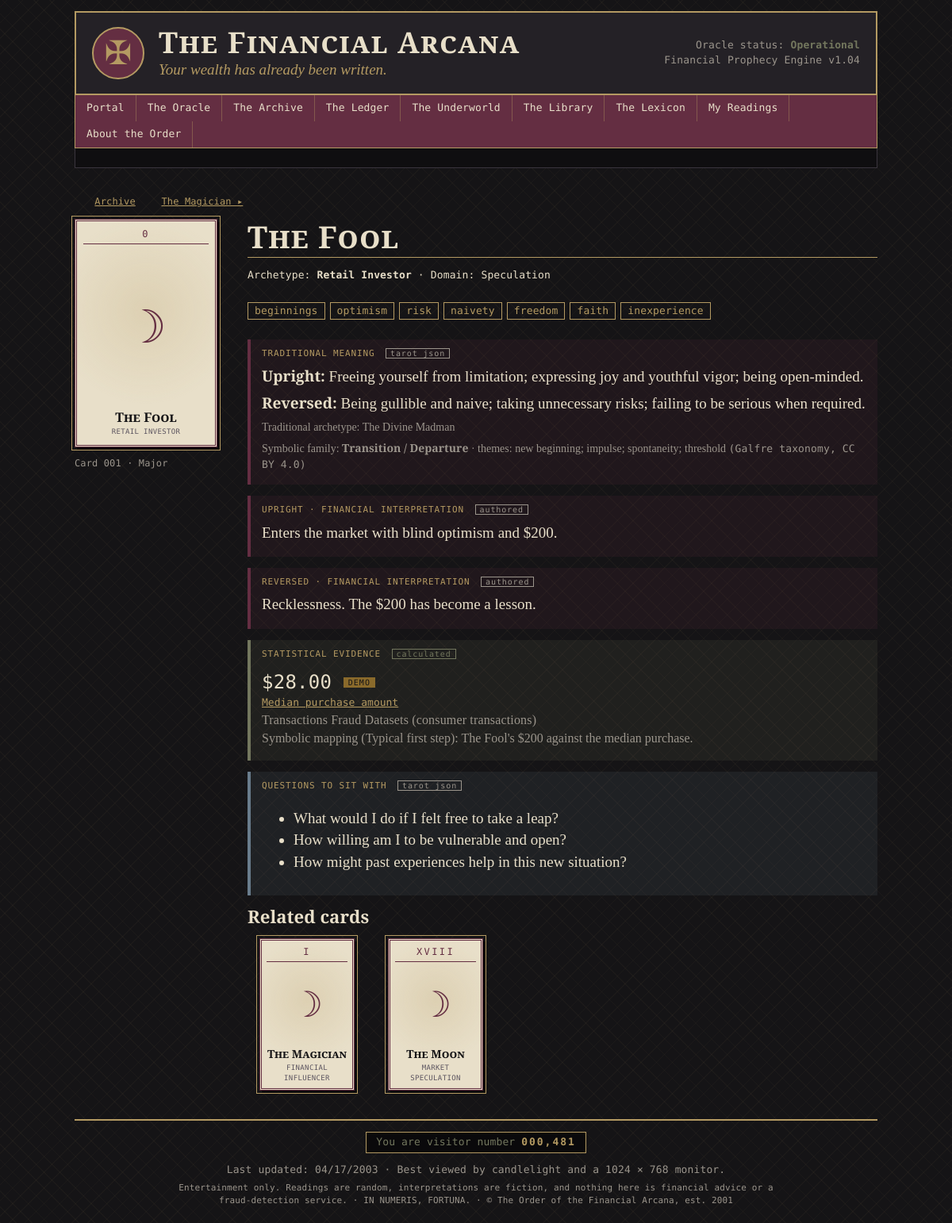
/card/1, run on the app's committed database.
### models.py (models this page shows)
class Card(db.Model):
    __tablename__ = "cards"
    card_id = db.Column(db.Integer, primary_key=True)
    name = db.Column(db.String(80), unique=True, nullable=False)
    arcana = db.Column(db.String(10), nullable=False)       # Major / Minor
    suit = db.Column(db.String(12))                          # NULL for Major
    number = db.Column(db.Integer, nullable=False)           # 0-21 major, 1-14 minor
    archetype = db.Column(db.String(120), nullable=False)
    traditional_meaning = db.Column(db.Text)
    upright_meaning = db.Column(db.Text)
    reversed_meaning = db.Column(db.Text)
    keywords = db.Column(db.Text)
    financial_domain = db.Column(db.String(60))
    image_path = db.Column(db.String(200))
    traditional_reversed = db.Column(db.Text)
    questions = db.Column(db.Text)                    # "questions to ask", one per line
    tarot_archetype = db.Column(db.String(120))
    symbolic_family = db.Column(db.String(80))
    symbolic_themes = db.Column(db.String(200))
    interpretations = db.relationship("Interpretation", back_populates="card",
                                      cascade="all, delete-orphan")
    metric_links = db.relationship("CardMetric", back_populates="card",
                                   cascade="all, delete-orphan")
    @property
    def code(self):
        return f"{self.card_id:03d}"
    @property
    def numeral(self):
        if self.arcana == "Major":
            return ROMAN[self.number]
        return RANK_LABELS.get(self.number, ROMAN[self.number])
    @property
    def symbol(self):
        return "☽" if self.arcana == "Major" else SUIT_SYMBOLS.get(self.suit, "✠")
    @property
    def question_list(self):
        return [q.strip() for q in (self.questions or "").split("\n") if q.strip()]
    @property
    def keyword_list(self):
        return [k.strip() for k in (self.keywords or "").split(",") if k.strip()]

class FinancialMetric(db.Model):
    __tablename__ = "financial_metrics"
    metric_id = db.Column(db.Integer, primary_key=True)
    dataset_id = db.Column(db.Integer, db.ForeignKey("datasets.dataset_id"))
    metric_name = db.Column(db.String(80), unique=True, nullable=False)
    display_name = db.Column(db.String(120))
    value = db.Column(db.Float)
    unit = db.Column(db.String(20))                          # %, count, ratio, amount
    sample_size = db.Column(db.Integer)
    calculation_date = db.Column(db.DateTime, default=utcnow)
    description = db.Column(db.Text)
    methodology = db.Column(db.Text)
    is_demo = db.Column(db.Boolean, default=True, nullable=False)
    dataset = db.relationship("Dataset", back_populates="metrics")
    card_links = db.relationship("CardMetric", back_populates="metric",
                                 cascade="all, delete-orphan")

class CardMetric(db.Model):
    __tablename__ = "card_metrics"
    card_id = db.Column(db.Integer, db.ForeignKey("cards.card_id"), primary_key=True)
    metric_id = db.Column(db.Integer, db.ForeignKey("financial_metrics.metric_id"),
                          primary_key=True)
    relationship_label = db.Column("relationship", db.String(80))
    explanation = db.Column(db.Text)
    card = db.relationship("Card", back_populates="metric_links")
    metric = db.relationship("FinancialMetric", back_populates="card_links")

class Dataset(db.Model):
    __tablename__ = "datasets"
    dataset_id = db.Column(db.Integer, primary_key=True)
    key = db.Column(db.String(32), unique=True, nullable=False)  # aml, consumer, tarot...
    name = db.Column(db.String(120), nullable=False)
    source_url = db.Column(db.String(300))
    description = db.Column(db.Text)
    license = db.Column(db.String(200))
    processing_notes = db.Column(db.Text)
    metrics = db.relationship("FinancialMetric", back_populates="dataset")

### app.py (the view)
@app.route("/card/<int:card_id>")
def card_detail(card_id):
    card = db.session.get(Card, card_id)
    if card is None:
        abort(404)
    links = (CardMetric.query.filter_by(card_id=card_id).all())
    prev_card = Card.query.filter(Card.card_id < card_id).order_by(Card.card_id.desc()).first()
    next_card = Card.query.filter(Card.card_id > card_id).order_by(Card.card_id).first()
    related = (Card.query.filter(Card.financial_domain == card.financial_domain,
                                 Card.card_id != card_id)
               .order_by(Card.card_id).limit(4).all())
    notes = Interpretation.query.filter_by(card_id=card_id).all()
    return render_template("card.html", card=card, links=links, prev_card=prev_card,
                           next_card=next_card, related=related, notes=notes)

### app.py (called while the page is built)
def fmt_value(value, unit):
    if value is None:
        return "n/a"
    if unit == "%":
        return f"{value:,.2f}%"
    if unit == "count":
        return f"{value:,.0f}"
    if unit == "USD":
        return f"${value:,.2f}"
    if unit == "ratio":
        return f"{value:,.2f}"
    return f"{value:,.2f}"

@app.before_request
def ensure_session():
    if "sid" not in session:
        session["sid"] = uuid.uuid4().hex
        session.permanent = True

@app.context_processor
def inject_globals():
    try:
        visitors = 481 + Reading.query.count()
    except Exception:
        visitors = 481
    return dict(visitor_count=f"{visitors:07,}", this_year=date.today().year)

### templates/card.html (shortened to what this page needs)
{% extends "base.html" %}
{% from "_macros.html" import card_face, demo_badge %}
{% block content %}
<p class="mono small">
  <a href="{{ url_for('archive') }}">Archive</a>
  {% if next_card %}<a href="{{ url_for('card_detail', card_id=next_card.card_id) }}">{{ next_card.name }} ▸</a>{% endif %}
</p>
<div class="card-detail">
  <div class="card-detail-art">{{ card_face(card) }}
    <p class="mono dim small">Card {{ card.code }} · {{ card.arcana }}{% if card.suit %} · {{ card.suit }}{% endif %}</p>
  </div>
  <div>
    <h2 class="page-title">{{ card.name }}</h2>
    <p class="mono">Archetype: <b>{{ card.archetype }}</b> · Domain: {{ card.financial_domain }}</p>
    <p>{% for k in card.keyword_list %}<span class="chip mono">{{ k }}</span>{% endfor %}</p>
    <div class="layer symbolic">
      <div class="layer-label mono">Traditional meaning <span class="tag">tarot json</span></div>
      <p><b>Upright:</b> {{ card.traditional_meaning }}</p>
      {% if card.traditional_reversed %}<p><b>Reversed:</b> {{ card.traditional_reversed }}</p>{% endif %}
      {% if card.tarot_archetype %}<p class="dim small">Traditional archetype: {{ card.tarot_archetype }}</p>{% endif %}
      {% if card.symbolic_family %}<p class="dim small">Symbolic family: <b>{{ card.symbolic_family }}</b>
        · themes: {{ card.symbolic_themes }} <span class="mono">(Galfre taxonomy, CC BY 4.0)</span></p>{% endif %}
    </div>
    <div class="layer symbolic">
      <div class="layer-label mono">Upright · financial interpretation <span class="tag">authored</span></div>
      <p>{{ card.upright_meaning }}</p>
    </div>
    <div class="layer symbolic">
      <div class="layer-label mono">Reversed · financial interpretation <span class="tag">authored</span></div>
      <p>{{ card.reversed_meaning }}</p>
    </div>
    <div class="layer evidence">
      <div class="layer-label mono">Statistical evidence <span class="tag calc">calculated</span></div>
      {% for l in links %}
        {% set m = l.metric %}
        <div class="stat">
          <div class="stat-value mono">{{ m.value|fmt_value(m.unit) }} {{ demo_badge(m.is_demo) }}</div>
          <div><a href="{{ url_for('ledger_metric', metric_name=m.metric_name) }}">{{ m.display_name }}</a></div>
          <div class="mono dim small">{{ m.dataset.name }}{% if not m.is_demo and m.sample_size %} · n = {{ '{:,}'.format(m.sample_size) }}{% endif %}</div>
          <div class="dim small">Symbolic mapping ({{ l.relationship_label }}): {{ l.explanation }}</div>
        </div>
      {% else %}
        <p class="dim">No dataset metric is linked to this card. Its meaning is symbolic only.</p>
      {% endfor %}
    </div>
    {% if card.question_list %}
    <div class="layer commentary">
      <div class="layer-label mono">Questions to sit with <span class="tag">tarot json</span></div>
      <ul>{% for q in card.question_list %}<li>{{ q }}</li>{% endfor %}</ul>
    </div>
    {% endif %}
    {% if related %}
    <h3>Related cards</h3>
    <div class="card-grid compact">
      {% for r in related %}
      <a class="grid-card" href="{{ url_for('card_detail', card_id=r.card_id) }}">{{ card_face(r, small=True) }}</a>
      {% endfor %}
    </div>
    {% endif %}
  </div>
</div>
{% endblock %}

### templates/_macros.html (shortened to what this page needs)
{% macro card_face(card, orientation=None, small=False) %}
<div class="tarot {{ 'suit-' ~ (card.suit|lower if card.suit else 'major') }}{{ ' small' if small }}{{ ' is-reversed' if orientation == 'reversed' }}">
  <div class="tarot-top">{{ card.numeral }}</div>
  <div class="tarot-art">
    {% if card.image_path %}<img src="{{ url_for('static', filename=card.image_path) }}" alt="{{ card.name }}">
    {% else %}<span class="glyph">{{ card.symbol }}</span>{% endif %}
  </div>
  <div class="tarot-name">{{ card.name }}</div>
  <div class="tarot-sub">{{ card.archetype }}</div>
</div>
{% endmacro %}
{% macro demo_badge(is_demo) %}
{% if is_demo %}<span class="badge demo" title="Placeholder value. Run: python3 arcana.py data">DEMO</span>{% endif %}
{% endmacro %}

### static/css/style.css (style rules this page uses)
:root { --black: #151416; --charcoal: #242126; --burgundy: #642E42; --gold: #B49A62; --cream: #E8DFC9; --olive: #73775E; --blue: #697C8C; --gray: #9B958C; --serif: "Cormorant Garamond", "EB Garamond", Georgia, serif; --mono: "DM Mono", "Courier New", monospace; }
* { box-sizing: border-box; }
html { background: var(--black); }
body { margin: 0; color: var(--cream); font-family: var(--serif); font-size: 19px; line-height: 1.45; background: repeating-linear-gradient(45deg, rgba(180,154,98,.045) 0 1px, transparent 1px 14px), repeating-linear-gradient(-45deg, rgba(180,154,98,.045) 0 1px, transparent 1px 14px), var(--black); }
a { color: var(--gold); text-decoration: underline; }
h1, h2, h3 { font-weight: 600; line-height: 1.15; }
h3 { margin: .2em 0 .4em; }
.mono { font-family: var(--mono); font-size: 13px; letter-spacing: .01em; }
.dim { color: var(--gray); }
.small { font-size: 14px; }
.mono.small { font-size: 12px; }
.page-title { font-size: 2.4rem; margin: 0 0 .2em; font-variant: small-caps; letter-spacing: .03em; border-bottom: 1px solid var(--gold); padding-bottom: .1em; }
.tarot { width: 150px; aspect-ratio: 5 / 8; padding: 8px 8px 10px; text-align: center; display: flex; flex-direction: column; background: var(--cream); color: var(--black); border: 3px double var(--burgundy); outline: 1px solid var(--gold); outline-offset: 3px; box-shadow: 3px 4px 0 rgba(0,0,0,.55); background-image: radial-gradient(circle at 50% 40%, rgba(180,154,98,.22), transparent 62%); }
.tarot.small { width: 120px; padding: 6px; }
.tarot-top { font-family: var(--mono); font-size: 12px; letter-spacing: .2em; color: var(--burgundy); border-bottom: 1px solid var(--burgundy); padding-bottom: 3px; }
.tarot-art { flex: 1; display: grid; place-items: center; overflow: hidden; }
.tarot .glyph { font-size: 3.6rem; color: var(--burgundy); line-height: 1; }
.tarot.small .glyph { font-size: 2.8rem; }
.tarot-name { font-weight: 700; font-size: 1.02rem; line-height: 1.05; font-variant: small-caps; }
.tarot.small .tarot-name { font-size: .88rem; }
.tarot-sub { font-family: var(--mono); font-size: 9px; color: #5c5560; margin-top: 3px; text-transform: uppercase; letter-spacing: .04em; }
.card-grid { display: grid; grid-template-columns: repeat(auto-fill, minmax(140px, 1fr)); gap: 18px 12px; margin: 14px 0; justify-items: center; }
.card-grid.compact { grid-template-columns: repeat(auto-fill, minmax(130px, 150px)); justify-content: start; }
.grid-card { text-decoration: none; display: flex; flex-direction: column; align-items: center; gap: 6px; text-align: center; }
.tarot { transition: transform .12s; }
.card-detail { display: grid; grid-template-columns: 190px 1fr; gap: 28px; margin-top: 10px; }
.card-detail-art .tarot { width: 180px; }
.chip { display: inline-block; border: 1px solid var(--gold); color: var(--gold); padding: 1px 8px; margin: 0 6px 6px 0; }
.layer { margin: 14px 0; padding: 10px 14px; border-left: 4px solid var(--burgundy); background: rgba(100,46,66,.14); }
.layer.evidence { border-left-color: var(--olive); background: rgba(115,119,94,.12); font-family: var(--mono); font-size: 13px; }
.layer.evidence p, .layer.evidence .dim { font-family: var(--serif); font-size: 16px; }
.layer.commentary { border-left-color: var(--blue); background: rgba(105,124,140,.12); }
.layer p { margin: .35em 0; }
.layer-label { color: var(--gold); text-transform: uppercase; letter-spacing: .08em; font-size: 11px !important; margin-bottom: 4px; }
.tag { border: 1px solid currentColor; padding: 0 5px; margin-left: 6px; font-size: 10px; color: var(--gray); text-transform: lowercase; }
.tag.calc { color: var(--olive); }
.stat { padding: 6px 0; border-bottom: 1px dotted #4a4550; }
.stat:last-child { border-bottom: 0; }
.stat-value { font-size: 1.5rem; color: var(--cream); }
.badge.demo { font-family: var(--mono); font-size: 10px; background: #8a6a2b; color: var(--black); padding: 1px 6px; vertical-align: middle; letter-spacing: .1em; }

### data on the page
Card: name "The Magician", numeral "I", symbol "☽", archetype "FINANCIAL INFLUENCER"
Card: numeral "0", symbol "☽", name "The Fool", archetype "RETAIL INVESTOR", code "001", arcana "Major", archetype "Retail Investor", financial_domain "Speculation", traditional_meaning "Freeing yourself from limitation; expressing joy and youthful vigor; being open-minded.", traditional_reversed "Being gullible and naive; taking unnecessary risks; failing to be serious when required.", tarot_archetype "The Divine Madman", symbolic_family "Transition / Departure", symbolic_themes "new beginning; impulse; spontaneity; threshold", upright_meaning "Enters the market with blind optimism and $200.", reversed_meaning "Recklessness. The $200 has become a lesson."
CardMetric: relationship_label "Typical first step", explanation "The Fool's $200 against the median purchase."
FinancialMetric: value|fmt_value "$28.00", display_name "Median purchase amount"
Dataset: dataset.name "Transactions Fraud Datasets (consumer transactions)"
Card: numeral "XVIII", symbol "☽", name "The Moon", archetype "MARKET SPECULATION"

### other printed values
{{ k }} "beginnings" "optimism" "risk" "naivety" "freedom" "faith" "inexperience"
{{ q }} "What would I do if I felt free to take a leap?" "How willing am I to be vulnerable and open?" "How might past experiences help in this new situation?"
{{ visitor_count }} "000,481"
